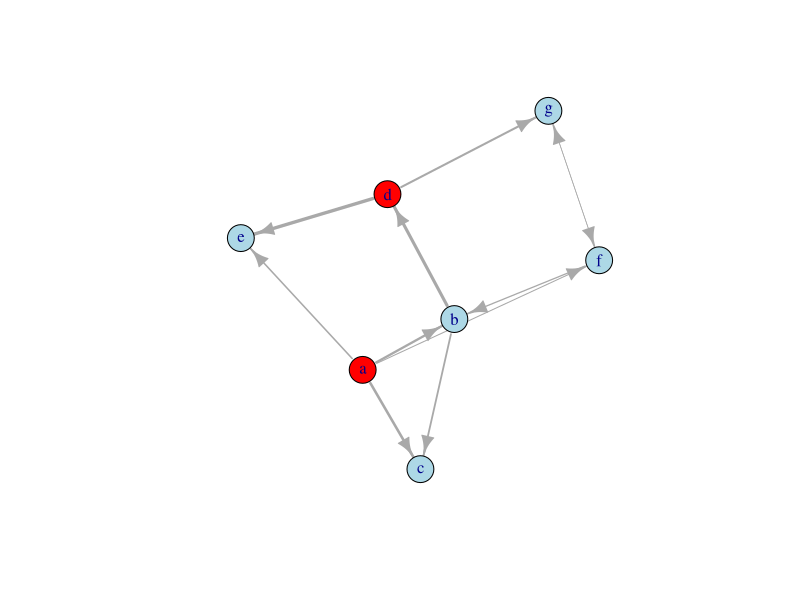

This figure's R source: (Note: this script raises an error after producing the figure.)
library('igraph')

# Independent Cascade model
#   - graph: igraph object
#   - activated: list of initially activated nodes
IC <- function (g, activated) {
  # Defining the graph layout to preserve it
  # the same throughout the visualization
  l <- layout.fruchterman.reingold(g)
  # Setting the activated nodes
  V(g)$activated <- F
  for (v in activated) {
    V(g)[v]$activated <- T
  }
  # Marking all activations (edges) as "not yet tried"
  E(g)$tried <- F
  possible.activations = ecount(g)
  # The process goes on until there are possible activations
  while(possible.activations > 0) {
    # Network visualization (at each simulation step)
    V(g)$color <- ifelse(V(g)$activated, "red", "lightblue")
    plot(g, layout=l, edge.width=E(g)$weight*5)
    # Iterating through activated nodes
    for(v in V(g)) {
      if(V(g)[v]$activated) {
        # Finding activations for each note that have not been tried yet
        for(w in neighbors(g, V(g)[v]$name, mode="out")) {
          e <- E(g)[from(V(g)[v]$name) & to(V(g)[w]$name)]
          if (! e$tried) {
            # Activation attempt
            if (runif(1, 0, 1) <= e$weight) {
              V(g)[w]$activated <- T
            }
            e$tried <- T
            possible.activations <- possible.activations - 1
          }
        }
      }
    }
  }
  # Network visualization after the process has terminated
  V(g)$color <- ifelse(V(g)$activated, "red", "lightblue")
  plot(g, layout=l, edge.width=E(g)$weight*5)
}

g <- read.table("graph.txt", header=T)
g <- graph.data.frame(g)

IC(g, c("a", "d"))
